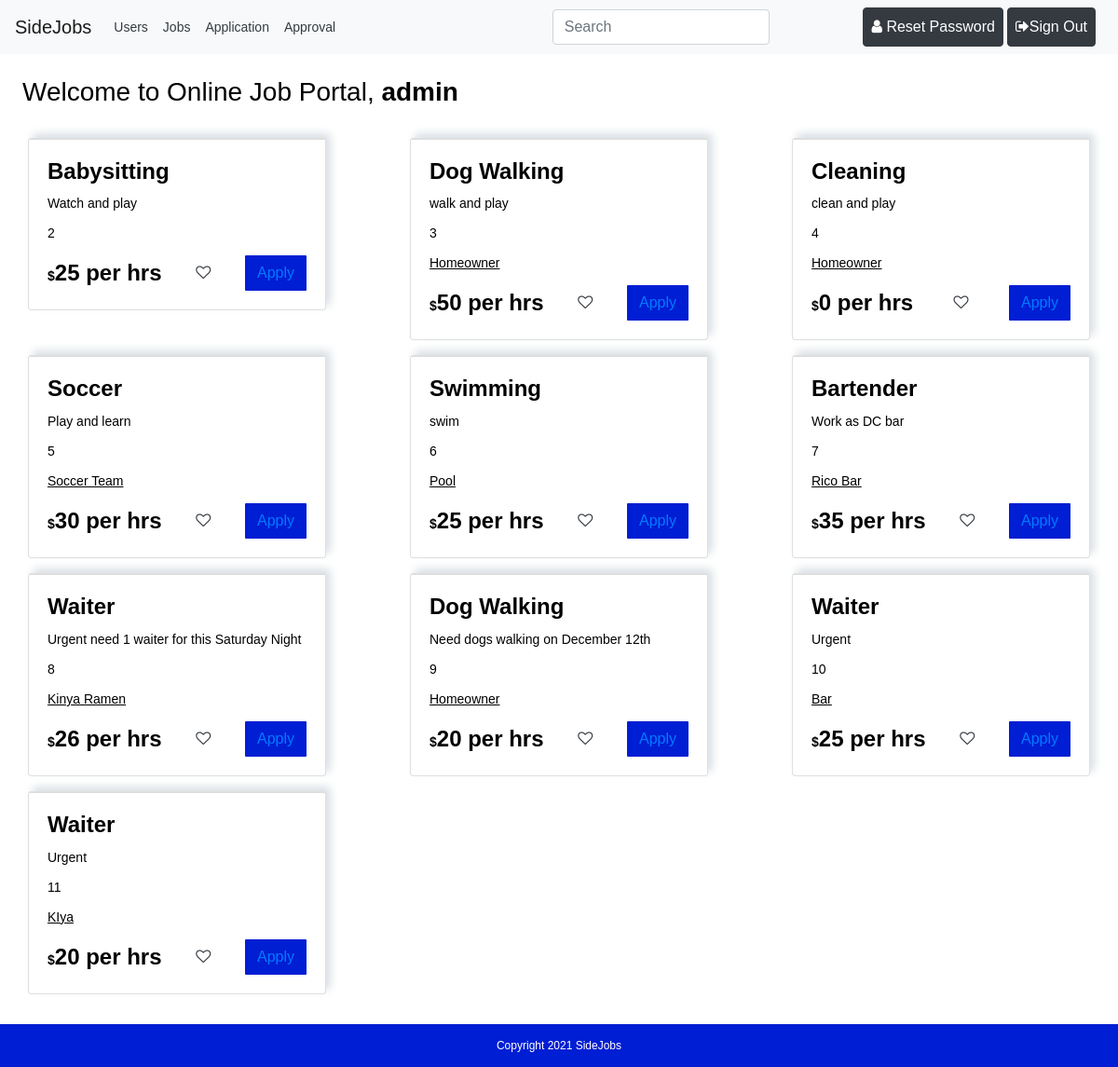
The page / (signed in) on the database its author committed.
### tables this page shows
CREATE TABLE `users` (
  `userID` int(11) NOT NULL,
  `name` varchar(60) NOT NULL,
  `email` varchar(60) NOT NULL,
  `password` varchar(60) NOT NULL,
  `phone` varchar(60) NOT NULL,
  `role` varchar(50) NOT NULL
);

CREATE TABLE `jobs` (
  `jobID` int(11) NOT NULL,
  `title` varchar(255) NOT NULL,
  `description` varchar(255) NOT NULL,
  `company` varchar(50) NOT NULL,
  `salary` float(50,0) NOT NULL,
  `email` varchar(50) NOT NULL,
  `userID` int(11) DEFAULT NULL
);

### index.php (the view, shortened to what this page needs)
<?php
require_once ('connect.php');
?>
<?php require('templates/header.php') ?>
	<div class="d-flex mt-4 mx-4">
        <h3>Welcome to Online Job Portal,
        	<b><?php
			if ($user_logged) {
				$user_id = ($_SESSION['userID']);
				$select_sql = "SELECT name FROM `users` WHERE userID='$user_id'";
				$result = mysqli_query($connection, $select_sql);
				if ($result->num_rows > 0) {
					$row = mysqli_fetch_assoc($result);
					echo $row["name"];
				}
			} else {
			    echo "Guest";
			}
        	?></b>
        </h3>
    </div>
	<div class="row main-section">
      <?php
		$SelSql = "SELECT * FROM `jobs`";
		$res = mysqli_query($connection, $SelSql);
		$num_of_rows = mysqli_num_rows($res);
		if ($num_of_rows > 0) {
		    while($num_of_rows > 0) {
		    	$num_of_rows--;
		    	$r = mysqli_fetch_assoc($res);
					$jobID = $r['jobID'];
					?>
					<div class="col-md-4 col-sm-6 my-2">
						<div class="card m-auto job" style="width: 20rem;">
							<div class="card-body">
								<h4 class="card-title"><?php echo $r['title']; ?></h4>
								<p class="card-text"><?php echo $r['description']; ?></p>
								<p class="card-text"><?php echo $jobID; ?> </p>
								<p class="card-text company"><?php echo $r['company']; ?></p>
								<div style="display: flex; justify-content: space-between; align-items: center;">
									<div style="font-weight: 600;">$<span class="salary"><?php echo $r['salary']; ?> per hrs</span></div>
									<button title="Save Job" data-pid="<?php echo $r['jobID']; ?>" type="button" class="btn save-button">
										<span>
											<i class="fa fa-heart-o text-dark"></i>
										</span>
									</button>
									<button type="button" class="btn apply-button">
										<span class="text-white">
											<?php
														echo "<a href='templates/apply.php?jobID={$r['jobID']}'>";
														echo "Apply";
														echo "</a>";
											?>
										</span>
									</button>
								</div>
							</div>
						</div>
					</div>
					<?php
		    }
		} else {
		    echo '<div class="container">No Jobs Available</div>';
		}
	?>
	</div>
<?php require('templates/footer.php') ?>

### css/style.css (style rules this page uses)
* { color: black; }
html, body { height: 100%; }
.apply-button { background-color: #001ed3; color: #333; border-radius: 1px; }
.job { box-shadow: 5px -5px 10px 0px #dae0e5; }
.card-body { border-top: 1px solid #ddd; }
.card-title, .salary { font-weight: 600; font-size: 1.5rem; }
.salary { margin: 0; }
.company { text-decoration: underline; }

### templates/header.php (style rules this page uses)
body { font: 14px sans-serif; }

### rows shown on the page
users: name "admin"
jobs: title "Babysitting", description "Watch and play", jobID "2", salary "25"
jobs: title "Dog Walking", description "walk and play", jobID "3", company "Homeowner", salary "50"
jobs: title "Cleaning", description "clean and play", jobID "4", company "Homeowner", salary "0"
jobs: title "Soccer", description "Play and learn", jobID "5", company "Soccer Team", salary "30"
jobs: title "Swimming", description "swim", jobID "6", company "Pool", salary "25"
jobs: title "Bartender", description "Work as DC bar", jobID "7", company "Rico Bar", salary "35"
jobs: title "Waiter", description "Urgent need 1 waiter for this Saturday Night", jobID "8", company "Kinya Ramen", salary "26"
jobs: title "Dog Walking", description "Need dogs walking on December 12th", jobID "9", company "Homeowner", salary "20"
jobs: title "Waiter", description "Urgent", jobID "10", company "Bar", salary "25"
jobs: title "Waiter", description "Urgent", jobID "11", company "KIya", salary "20"
